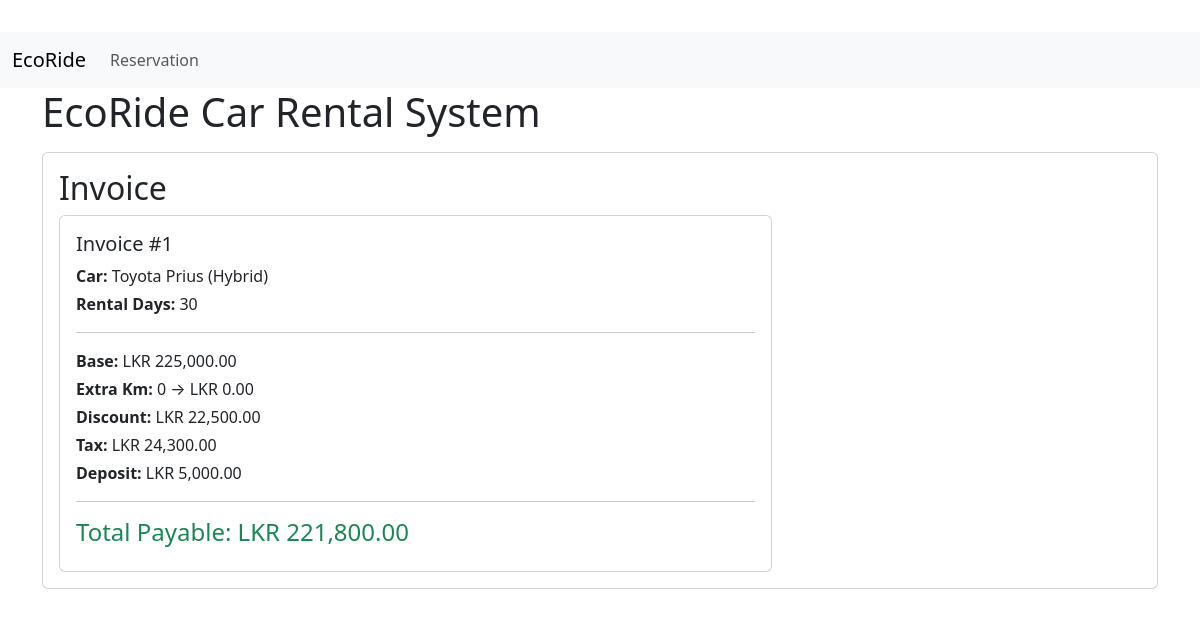
The app's page /invoice.php?id=11 with its own data.
### tables this page shows
CREATE TABLE IF NOT EXISTS `k2534814_cars` (
  `id` int NOT NULL AUTO_INCREMENT,
  `model` varchar(255) NOT NULL,
  `category` varchar(100) NOT NULL,
  `daily_price` decimal(10,2) NOT NULL,
  `free_km` int NOT NULL,
  `extra_km_charge` decimal(10,2) NOT NULL,
  `tax_rate` decimal(5,2) NOT NULL,
  `status` varchar(50) NOT NULL DEFAULT 'Available',
  PRIMARY KEY (`id`)
);

CREATE TABLE IF NOT EXISTS `k2534814_reservations` (
  `id` int NOT NULL AUTO_INCREMENT,
  `booking_id` varchar(100) NOT NULL,
  `customer_id` int NOT NULL,
  `car_id` int NOT NULL,
  `category` varchar(100) NOT NULL,
  `start_date` date NOT NULL,
  `end_date` date NOT NULL,
  `days` int NOT NULL,
  `total_km` int NOT NULL,
  `deposit` int NOT NULL,
  `status` varchar(50) NOT NULL,
  `created_at` datetime DEFAULT NULL,
  PRIMARY KEY (`id`),
  KEY `customer_id` (`customer_id`),
  KEY `car_id` (`car_id`),
  CONSTRAINT `k2534814_reservations_ibfk_1` FOREIGN KEY (`customer_id`) REFERENCES `k2534814_customers` (`id`) ON DELETE CASCADE,
  CONSTRAINT `k2534814_reservations_ibfk_2` FOREIGN KEY (`car_id`) REFERENCES `k2534814_cars` (`id`) ON DELETE CASCADE
);

### config.php (called while the page is built, shortened)
<?php
spl_autoload_register(function ($class) {
    $path = __DIR__ . '/src/' . str_replace('\\', '/', $class) . '.php';
    $path = str_replace('/', DIRECTORY_SEPARATOR, $path);
});
function get_db()
{
    static $db = null;
    if ($db === null) {
        $db = new \Utils\MysqliDatabase(DB_HOST, DB_USER, DB_PASS, DB_NAME);
    }
    return $db;
}
?>

### src/Utils/MysqliDatabase.php (called while the page is built, shortened)
<?php
class MysqliDatabase
{
    private $mysqli;
    public function __construct($host, $user, $pass, $db)
    {
        $this->mysqli = new \mysqli($host, $user, $pass, $db);
        $this->mysqli->set_charset('utf8mb4');
    }
    public function query($sql)
    {
        $res = $this->mysqli->query($sql);
        return $res;
    }
    public function fetchOne($sql)
    {
        $res = $this->query($sql);
        $row = $res->fetch_assoc();
        return $row ?: null;
    }
    public function insertId()
    {
        return $this->mysqli->insert_id;
    }
}

### src/Models/K2534814_Invoice.php (called while the page is built, shortened)
<?php
class K2534814_Invoice
{
    public static function generateFromReservation($reservation_id)
    {
        $db = get_db();
        $res = $db->fetchOne("SELECT * FROM K2534814_reservations WHERE id = " . (int)$reservation_id);
        $car = $db->fetchOne("SELECT * FROM K2534814_cars WHERE id = " . (int)$res['car_id']);
        $days = (int)$res['days'];
        $daily = (float)$car['daily_price'];
        $base = $daily * $days;
        $discount = 0.0;
        if ($days >= 7) {
            $discount = 0.10 * $base;
        }
        $free_total = (int)$car['free_km'] * $days;
        $extra_km = max(0, (int)$res['total_km'] - $free_total);
        $extra_charge = $extra_km * (float)$car['extra_km_charge'];
        $taxable = ($base - $discount) + $extra_charge;
        $tax = $taxable * ((float)$car['tax_rate'] / 100.0);
        $deposit = (int)$res['deposit'];
        $total_payable = $taxable + $tax - $deposit;
        $sql = sprintf(
            "INSERT INTO K2534814_invoices (reservation_id, base_price, extra_km_charge, discount, tax, deposit, total, created_at) VALUES (%d, %.2f, %.2f, %.2f, %.2f, %d, %.2f, '%s')",
            (int)$res['id'],
            $base,
            $extra_charge,
            $discount,
            $tax,
            $deposit,
            $total_payable,
            date('Y-m-d H:i:s')
        );
        $db->query($sql);
        $invoiceId = $db->insertId();
        return [
            'invoice_id' => $invoiceId,
            'reservation' => $res,
            'car' => $car,
            'base' => $base,
            'discount' => $discount,
            'extra_km' => $extra_km,
            'extra_charge' => $extra_charge,
            'tax' => $tax,
            'deposit' => $deposit,
            'total' => $total_payable,
        ];
    }
}

### invoice.php (shortened to what this page needs)
<?php
require_once __DIR__ . '/config.php';
$id = isset($_GET['id']) ? (int)$_GET['id'] : 0;
try {
    if ($id) {
        $info = K2534814_Invoice::generateFromReservation($id);
    }
} catch (\Throwable $e) {
    $message = 'Error: ' . $e->getMessage();
}
?>
<!doctype html>
<html lang="en">
  <?php include 'layouts/head.php'; ?>
<body>
   <?php include 'layouts/nav.php'; ?>
  <div class="container">
    <h1 class="mb-3">EcoRide Car Rental System</h1>
    <div class="card">
      <div class="card-body">
        <div class="row">
  <div class="col-md-8">
    <h2>Invoice</h2>
    <?php if (!empty($info)): ?>
      <div class="card">
        <div class="card-body">
          <h5 class="card-title">Invoice #<?=htmlspecialchars($info['invoice_id'])?></h5>
          <p class="mb-1"><strong>Car:</strong> <?=htmlspecialchars($info['car']['model'])?> (<?=htmlspecialchars($info['car']['category'])?>)</p>
          <p class="mb-1"><strong>Rental Days:</strong> <?=htmlspecialchars($info['reservation']['days'])?></p>
          <hr>
          <p class="mb-1"><strong>Base:</strong> LKR <?=number_format($info['base'],2)?></p>
          <p class="mb-1"><strong>Extra Km:</strong> <?=htmlspecialchars($info['extra_km'])?> → LKR <?=number_format($info['extra_charge'],2)?></p>
          <p class="mb-1"><strong>Discount:</strong> LKR <?=number_format($info['discount'],2)?></p>
          <p class="mb-1"><strong>Tax:</strong> LKR <?=number_format($info['tax'],2)?></p>
          <p class="mb-1"><strong>Deposit:</strong> LKR <?=number_format($info['deposit'],2)?></p>
          <hr>
          <h4 class="text-success">Total Payable: LKR <?=number_format($info['total'],2)?></h4>
        </div>
      </div>
    <?php endif; ?>
  </div>
</div>
         </div>
    </div>
  </div>
</body>
</html>

### records on screen
k2534814_cars: model "Toyota Prius", category "Hybrid"
k2534814_reservations: days "30"

### other values on screen
$info['invoice_id'] "1"
$info['base'] "225,000.00"
$info['extra_km'] "0"
$info['extra_charge'] "0.00"
$info['discount'] "22,500.00"
$info['tax'] "24,300.00"
$info['deposit'] "5,000.00"
$info['total'] "221,800.00"
